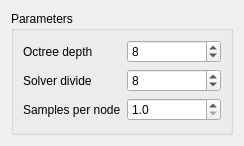
<?xml version="1.0" encoding="UTF-8"?>
<ui version="4.0">
 <class>ReenGui::PoissonWidget</class>
 <widget class="QWidget" name="ReenGui::PoissonWidget">
  <property name="geometry">
   <rect>
    <x>0</x>
    <y>0</y>
    <width>244</width>
    <height>146</height>
   </rect>
  </property>
  <property name="windowTitle">
   <string>Poisson</string>
  </property>
  <layout class="QGridLayout" name="gridLayout_2">
   <item row="0" column="0">
    <widget class="QGroupBox" name="groupBox">
     <property name="title">
      <string>Parameters</string>
     </property>
     <layout class="QGridLayout" name="gridLayout">
      <item row="0" column="0">
       <widget class="QLabel" name="labelOctree">
        <property name="text">
         <string>Octree depth</string>
        </property>
       </widget>
      </item>
      <item row="0" column="1">
       <widget class="QSpinBox" name="octreeDepth">
        <property name="minimum">
         <number>4</number>
        </property>
        <property name="maximum">
         <number>10</number>
        </property>
        <property name="value">
         <number>8</number>
        </property>
       </widget>
      </item>
      <item row="1" column="0">
       <widget class="QLabel" name="labelSolver">
        <property name="text">
         <string>Solver divide</string>
        </property>
       </widget>
      </item>
      <item row="1" column="1">
       <widget class="QSpinBox" name="solverDivide">
        <property name="minimum">
         <number>1</number>
        </property>
        <property name="maximum">
         <number>20</number>
        </property>
        <property name="value">
         <number>8</number>
        </property>
       </widget>
      </item>
      <item row="2" column="0">
       <widget class="QLabel" name="labelSamples">
        <property name="text">
         <string>Samples per node</string>
        </property>
       </widget>
      </item>
      <item row="2" column="1">
       <widget class="QDoubleSpinBox" name="samplesPerNode">
        <property name="decimals">
         <number>1</number>
        </property>
        <property name="minimum">
         <double>1.000000000000000</double>
        </property>
        <property name="maximum">
         <double>50.000000000000000</double>
        </property>
       </widget>
      </item>
     </layout>
    </widget>
   </item>
  </layout>
 </widget>
 <resources/>
 <connections/>
</ui>
